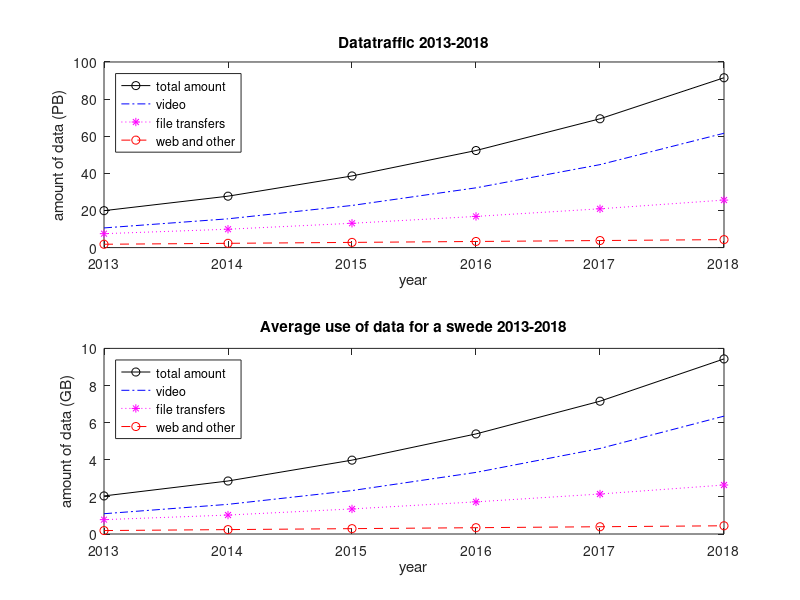
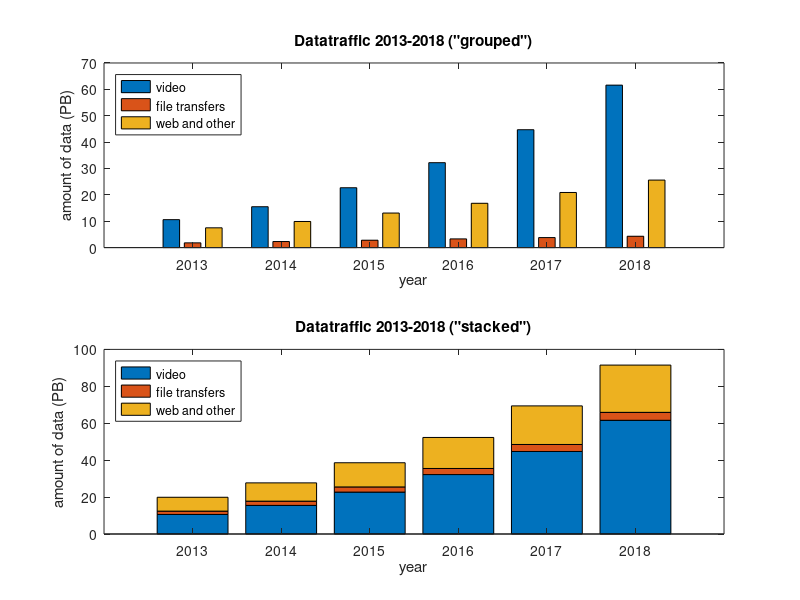

Recreate these plots in MATLAB, in order.
%% Uppgift 2, 5, 6 och 7
clear
close all
load datatraffic

% Creats vectors with the data from the recived data
D1 = traffic(:, 1); %datatraffic video
D2 = traffic(:, 2); %datatraffic filetransfers
D3 = traffic(:, 3); %datatraffic webb and otherthings
Dtot = D1 + D2 + D3;
y = years;

% Plots the total datatrafik as well as the for each kind of data
% The lines in the graphs are set to specific styles.
figure(1)
subplot(2, 1, 1); % Tells that this graph should be the first one in figure 1
plot(y, Dtot, 'k-o' , y, D1, 'b-.', y, D3, 'm:*', y, D2, 'r--o');
legend('total amount', 'video', 'file transfers', 'web and other', 'Location','northwest','Orientation','vertical')
xlabel 'year'
ylabel 'amount of data (PB)'
title 'Datatraffic 2013-2018'

% This code plots the average use of data for a swede.
subplot(2, 1, 2);
averagetraffic = traffic/9.7; %Datatraffic for each person in GB
% To make it easier for the computer to calculate the 
% averagetraffic, traffic*10^15/((9.7*10^6)*(10^9) was 
% shortned to: traffic/9.7 
Dpp1 = averagetraffic(:, 1); %Datatraffic for each person in video
Dpp2 = averagetraffic(:, 2); %Datatraffic for each person in file transfers
Dpp3 = averagetraffic(:, 3); %Datatraffic for each person in webb and otherthings
Dpp4 = Dpp1 + Dpp2 + Dpp3;
plot(y, Dpp4, 'k-o' , y, Dpp1, 'b-.', y, Dpp3, 'm:*', y, Dpp2, 'r--o');
legend('total amount', 'video', 'file transfers', 'web and other', 'Location','northwest','Orientation','vertical');
xlabel 'year'
ylabel 'amount of data (GB)'
title 'Average use of data for a swede 2013-2018'

%% Uppgift 3-4
%Plots bar graphs in groups
figure(2)
subplot(2, 1, 1);
bar(years, traffic)
legend('video', 'file transfers', 'web and other', 'Location','northwest','Orientation','vertical')
xlabel 'year'
ylabel 'amount of data (PB)'
title 'Datatraffic 2013-2018 ("grouped")'

%Plots stacked bar graphs
subplot(2, 1, 2);
bar(years, traffic, 'stacked')
legend('video', 'file transfers', 'web and other', 'Location','northwest','Orientation','vertical')
xlabel 'year'
ylabel 'amount of data (PB)'
title 'Datatraffic 2013-2018 ("stacked")'